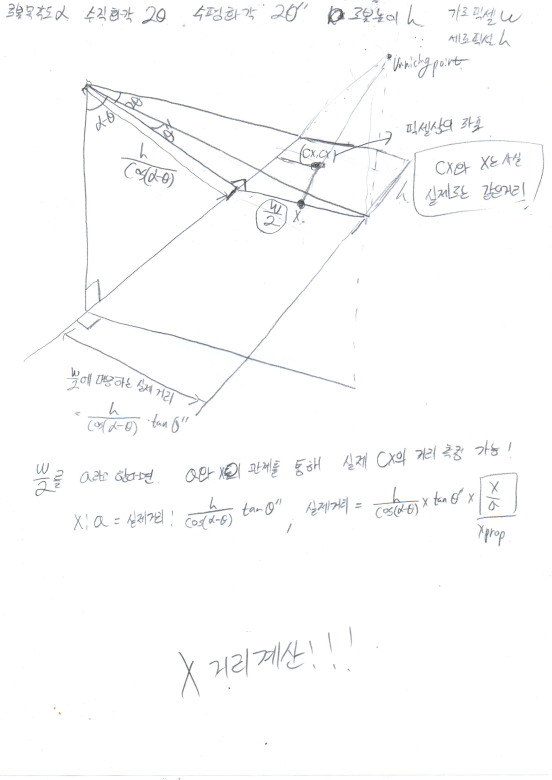
#> input picture image/x계산1.png, 1654 x 2338 px, given in place of the camera (shown at 1/3 size)
$ python humanoid_ws.py
#> lines starting #> are read from the running program, lines starting #| are printed output that depends on the picture; after the words box and inside, x2 and y2 are one past the last pixel; in counts of white or black regions, pixels touching at a corner belong together
### 231113_test/Serial_python3_1.py
# -*- coding: utf-8 -*-

import platform
import numpy as np
import argparse
import cv2
import serial
import time
import sys
from threading import Thread


serial_use = 1

serial_port =  None
Read_RX =  0
receiving_exit = 1
threading_Time = 0.01

#-----------------------------------------------

#-----------------------------------------------
def TX_data_py2(ser, one_byte):  # one_byte= 0~255
    #ser.write(chr(int(one_byte)))          #python2.7
    ser.write(serial.to_bytes([one_byte]))  #python3

#-----------------------------------------------
# [36 lines left out: functions RX_data, Receiving, not called in this run]


# **************************************************
# **************************************************
# **************************************************
# [53 lines that do not run on import are left out]

### 231113_test/humanoid_ws.py
from __init__ import *
from Serial_python3_1 import *
import time
set_num = 0

def control_trackbar():
    #threading
    cv2.namedWindow("Trackbar Windows", flags=cv2.WINDOW_NORMAL)
    cv2.createTrackbar("max_H", "Trackbar Windows", 0, 255, lambda x : x)
    cv2.createTrackbar("min_H", "Trackbar Windows", 0, 255, lambda x : x)
    cv2.createTrackbar("max_S", "Trackbar Windows", 0, 255, lambda x : x)
    cv2.createTrackbar("min_S", "Trackbar Windows", 0, 255, lambda x : x)
    cv2.createTrackbar("max_V", "Trackbar Windows", 0, 255, lambda x : x)
    cv2.createTrackbar("min_V", "Trackbar Windows", 0, 255, lambda x : x)
    cv2.createTrackbar("min_Va", "Trackbar Windows", 0, 255, lambda x : x)

    cv2.setTrackbarPos("max_H", "Trackbar Windows", 185)
    cv2.setTrackbarPos("min_H", "Trackbar Windows", 138)
    cv2.setTrackbarPos("max_S", "Trackbar Windows", 253)
    cv2.setTrackbarPos("min_S", "Trackbar Windows", 100)
    cv2.setTrackbarPos("max_V", "Trackbar Windows", 255)
    cv2.setTrackbarPos("min_V", "Trackbar Windows", 44)
    cv2.setTrackbarPos("min_Va", "Trackbar Windows", 255)

def open_camera():
    global camera
    camera = cv2.VideoCapture(0)
    print("원래 가로 : {}, 높이 : {}".format(camera.get(cv2.CAP_PROP_FRAME_WIDTH), camera.get(cv2.CAP_PROP_FRAME_HEIGHT)))
    camera.set(cv2.CAP_PROP_FRAME_WIDTH, X) # 가로
    camera.set(cv2.CAP_PROP_FRAME_HEIGHT,Y) # 세로
    control_trackbar()
    print(str(V_angle))

def Camera_distance_ball():
    cX = cY = distance_x = distance_y = L1_norm = 0
    # global cX, cY, distance_x, distance_y, L1_norm
    (grabbed, frame) = camera.read()
#> frame is the input picture: shape (2338, 1654, 3); mean B, G, R 252, 251.8, 251.6
    # print("원래 가로 : {}, 높이 : {}".format(camera.get(cv2.CAP_PROP_FRAME_WIDTH), camera.get(cv2.CAP_PROP_FRAME_HEIGHT)))
    if grabbed:
         cv2.circle(frame, (int(X/2), int(Y/2)), 5, (255, 255, 255), -1)
         Mh = 179 #cv2.getTrackbarPos("max_H", "Trackbar Windows")
         mh = 63 #cv2.getTrackbarPos("min_H", "Trackbar Windows")
         Ms = 255 #cv2.getTrackbarPos("max_S", "Trackbar Windows")
         ms = 79 #cv2.getTrackbarPos("min_S", "Trackbar Windows")
         Mv = 255 #cv2.getTrackbarPos("max_V", "Trackbar Windows")
         mv = 145  #cv2.getTrackbarPos("min_V", "Trackbar Windows")

         lower = np.array([mh, ms, mv], dtype = "uint8")
         upper = np.array([Mh, Ms, Mv], dtype = "uint8")
         converted = cv2.cvtColor(frame, cv2.COLOR_BGR2HSV)
#> converted: shape (2338, 1654, 3); mean H, S, V 9.7, 1.2, 252.3
            #lower = np.array([0, 0, 235], dtype = "uint8")
            #upper = np.array([50, 50, 255], dtype = "uint8")
         Masked = cv2.inRange(converted, lower, upper)
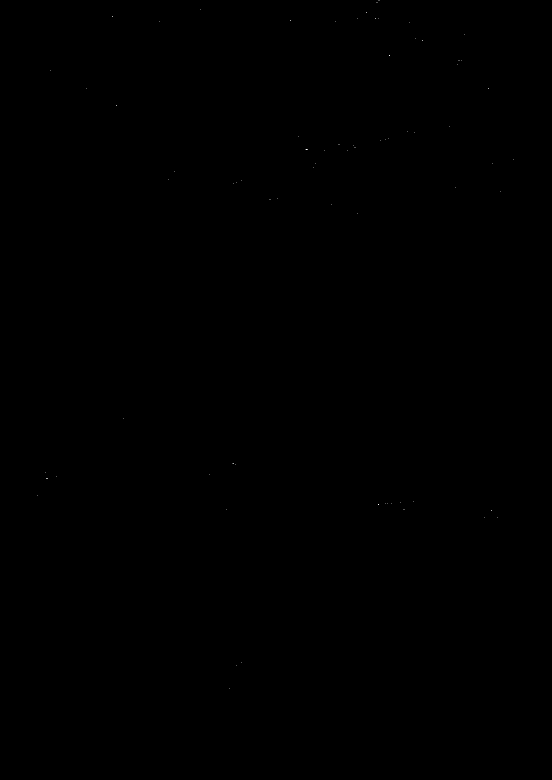
#> Masked: shape (2338, 1654) (shown at 1/3 size); 0% white in thin lines or dots, all inside (x1, y1, x2, y2) = (112, 0, 1541, 2067)
         Mask = cv2.GaussianBlur(Masked, (3, 3), 0)
         contours, _ = cv2.findContours(Mask,cv2.RETR_EXTERNAL,cv2.CHAIN_APPROX_SIMPLE)
#> contours = 73 contours, all with area under 20
         max = 0
         if len(contours) != 0 :
             index = 0
             for i in range(len(contours[:4])):
                 M = cv2.moments(contours[i])
                 if M["m00"] != 0:
                     # calculate x,y coordinate of centerq

                     cX = int(M["m10"] / M["m00"])
                     cY = int(M["m01"] / M["m00"])
                     cv2.circle(frame, (cX, cY), 5, (255, 255, 255), -1)
                        ######calc######
                     prop_A = (X - cY) / X #Y_value perspective proportion
                     prop_B = 0.5 + 1/(2 * tan(radians(H_angle/2)) * tan(radians(V_angle))) # vanishing point of X_value perspective proportion
                     px_X = (prop_B * (X/2 - cX)) / (prop_B - 1 + cY/Y)
                     prop_X = - (2 * px_X) / X # vanishing point of X_vaqlue projection proportion
                        #prop_X = prop_X * 1.031 # calibration
                     distance_y = Robot_height * tan(radians(V_angle) - atan(-tan(radians(H_angle/2)*(2*prop_A - 1)))) #physical height distance of target
                     distance_x = (Robot_height / cos(radians(V_angle - H_angle/2))) * tan(radians(W_angle/2)) * prop_X # physical height distance of target
                     L1_norm = sqrt(np.square(distance_x) + np.square(distance_y))
                          ####calc_end####
                     cv2.putText(frame, "centroid : " + str(cX) + ", " + str(cY) , (10 ,10),cv2.FONT_HERSHEY_SIMPLEX, 0.5, (255, 255, 255), 2)
                     cv2.putText(frame, "Y : " + str(distance_y), (10, 23),cv2.FONT_HERSHEY_SIMPLEX, 0.5, (255, 0, 0), 2)
                     cv2.putText(frame, "X : " + str(distance_x), (10, 36),cv2.FONT_HERSHEY_SIMPLEX, 0.5, (255, 0, 0), 2)
                     cv2.putText(frame, "L : " + str(L1_norm), (10, 49),cv2.FONT_HERSHEY_SIMPLEX, 0.5, (255, 0, 0), 2)
                     cv2.drawContours(frame, contours, 0, [0,255,0])
#> this loop made 4 passes
#> (cX, cY, prop_A, px_X, prop_X, distance_y, distance_x, L1_norm) on passes 1 to 4: (688, 2066, -2.23, -148, 0.463, 4.64, 5.08, 6.88), (710, 1995, -2.12, -161.2, 0.504, 5.87, 5.53, 8.07), (723, 1986, -2.1, -167.2, 0.522, 6.03, 5.74, 8.32), (1452, 1553, -1.43, -564.5, 1.76, 14.04, 19.38, 23.93)
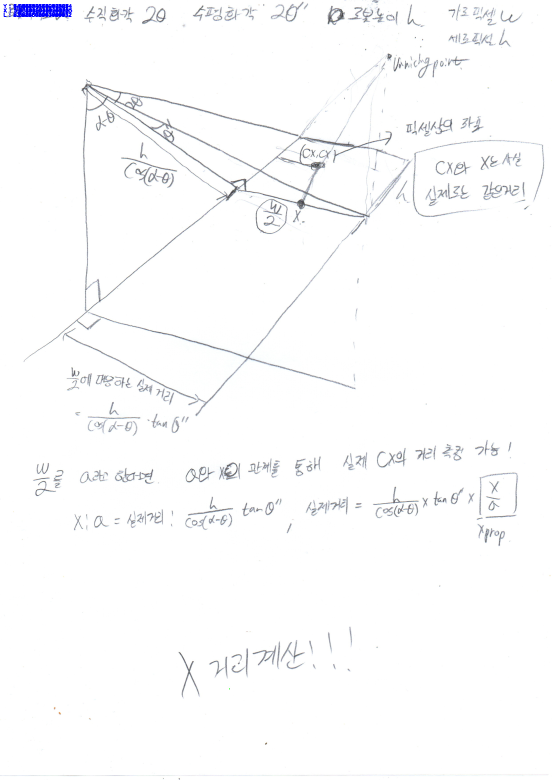
#> frame: shape (2338, 1654, 3) (shown at 1/3 size); 0.17% of pixels changed, all inside (x1, y1, x2, y2) = (10, 0, 1458, 2070)

            # show the image
         cv2.imshow('befo', Masked)
         cv2.imshow('mask', Mask)
         #cv2.drawContours(frame, line[1], -1, (255,255,255), 3)
         cv2.imshow('visual', frame)
    return cX, cY, distance_x, distance_y, L1_norm

# [55 lines left out: function Camera_distance_hole, not called in this run]


def set_serial():
    BPS = 4800
    serial_port = serial.Serial('/dev/ttyS0', BPS, timeout=0.01)
    serial_port.flush()
    return serial_port

def set_ball_center(x):
    if int(x)>360:
        #set_serial()
        #serial_port.write(serial.to_bytes([9]))
        TX_data_py2(serial_port, 3) #Right turn 5
    elif int(x)<280 and c_x!=0 :
        TX_data_py2(serial_port, 1) #Left turn 5

# [23 lines left out: functions set_ball_center2, set_ball_hit, set_hole_hit, not called in this run]

def find_hole(x):
    if float(x)==0:
        TX_data_py2(serial_port, 43)


def get_point():
    if rl_head_cnt == 0:
        pixel_x, pixel_y, real_dist_x, real_dist_y, real_dist_l = Camera_distance_ball() #센터 맞추기
        return  pixel_x, pixel_y, real_dist_x, real_dist_y, real_dist_l
    elif rl_head_cnt == 90:
        pixel_x, pixel_y, real_dist_x, real_dist_y, real_dist_l = Camera_distance_hole()
        return pixel_x, pixel_y, real_dist_x, real_dist_y, real_dist_l
doesnt_find=0
find_hole_cnt=0
set_cnt = 0
head_cnt = 60
rl_head_cnt = 0
if __name__ == "__main__":
    open_camera()
    serial_port = set_serial()
    TX_data_py2(serial_port, 31)
    while True:
        print('set_cnt : ' + str(set_cnt))
        #print('head_cnt : ' + str(head_cnt))
        #print('set_cnt : ' + str(set_cnt))

        '''
        if rl_head_cnt == 0:
            c_x, c_y, dist_x, dist_y, dist_l = Camera_distance_ball() #센터 맞추기
        elif rl_head_cnt == 90:
            c_x, c_y, dist_x, dist_y, dist_l = Camera_distance_hole() #센터 맞추기
            #serial_port = set_serial()
        '''
        #print('cX : ' + str(c_x)+ ', '+'cY : '+ str(c_y)+', '+'disX : '+str(dist_x)+', '+'disY : '+str(dist_y)+', '+'distL : ' + str(dist_l))
        if set_num == 0: #Head up-down judge
            if rl_head_cnt == 0:
                c_x, c_y, dist_x, dist_y, dist_l = Camera_distance_ball() #센터 맞추기
#> c_x = 1452; c_y = 1553; dist_x = 19.38; dist_y = 14.04; dist_l = 23.93
            elif rl_head_cnt == 90:
                c_x, c_y, dist_x, dist_y, dist_l = Camera_distance_hole() #센터 맞추기

            if (head_cnt == 60 or head_cnt == 40):
                if (int(c_x) < 280 or int(c_x) > 360):
                    c_x, c_y, dist_x, dist_y, dist_l = get_point()
#> the loop in Camera_distance_ball (call 2), `for i in range(len(contours[:4])):` made 4 passes
#> in get_point, `pixel_x, pixel_y, real_dist_x, real_dist_y, real_dist_l = Camera_dista..`: pixel_x = 1452; pixel_y = 1553; real_dist_x = 19.38; real_dist_y = 14.04; real_dist_l = 23.93
                    set_ball_center(c_x)
                    c_x, c_y, dist_x, dist_y, dist_l = get_point()
                elif int(c_y) < 400:
                    c_x, c_y, dist_x, dist_y, dist_l = Camera_distance_ball()
                    TX_data_py2(serial_port, 11)
                    #cv2.waitKey(1)
                    TX_data_py2(serial_port,23)
                    c_x, c_y, dist_x, dist_y, dist_l = Camera_distance_ball()
            elif head_cnt == 20:
                if set_cnt == 0:
                    set_ball_center2(c_x) #이거 set_ball_hit가 돌 상황에 이것도 돌게 됨.
                    c_x, c_y, dist_x, dist_y, dist_l = get_point()
                if head_cnt == 20 and int(c_y) < 10:
                    c_x, c_y, dist_x, dist_y, dist_l = Camera_distance_ball()
                    TX_data_py2(serial_port, 10)
                    #cv2.waitKey(1)
                    TX_data_py2(serial_port,23)
                    c_x, c_y, dist_x, dist_y, dist_l = Camera_distance_ball()
                elif head_cnt == 20 and int(c_y) >= 50:
                    c_x, c_y, dist_x, dist_y, dist_l = Camera_distance_ball()
                    TX_data_py2(serial_port, 32)
                    #cv2.waitKey(1)
                    TX_data_py2(serial_port,23)
                    c_x, c_y, dist_x, dist_y, dist_l = Camera_distance_ball() #이거 잘 작동하면 get_point함수로 교체
                if head_cnt == 20 and set_cnt > 0: #추가로 고치기
                    set_ball_hit(c_x)
                    c_x, c_y, dist_x, dist_y, dist_l = get_point()
            #if dist_l < 30: #거리 따라 다르게 걷기
            '''if (head_cnt == 60 or head_cnt == 40) and int(c_y) < 400:
                c_x, c_y, dist_x, dist_y, dist_l = Camera_distance_ball()
                TX_data_py2(serial_port, 11)
                #cv2.waitKey(1)
                TX_data_py2(serial_port,23)
                c_x, c_y, dist_x, dist_y, dist_l = Camera_distance_ball()'''

            '''if head_cnt == 20 and int(c_y) < 10:
                c_x, c_y, dist_x, dist_y, dist_l = Camera_distance_ball()
                TX_data_py2(serial_port, 10)
                #cv2.waitKey(1)
                TX_data_py2(serial_port,23)
                c_x, c_y, dist_x, dist_y, dist_l = Camera_distance_ball()
            elif head_cnt == 20 and int(c_y) >= 50:
                c_x, c_y, dist_x, dist_y, dist_l = Camera_distance_ball()
                TX_data_py2(serial_port, 32)
                #cv2.waitKey(1)
                TX_data_py2(serial_port,23)
                c_x, c_y, dist_x, dist_y, dist_l = Camera_distance_ball() #이거 잘 작동하면 get_point함수로 교체'''


            if rl_head_cnt == 0 and head_cnt == 60 and int(c_y) >= 400 and set_cnt < 1:
                set_num = 1
            elif rl_head_cnt == 0 and head_cnt == 40 and int(c_y) >= 420 and set_cnt < 1:
                set_num = 2
            elif rl_head_cnt == 0 and head_cnt == 20 and int(c_x) > 280 and int(c_x) < 360 and set_cnt < 1:
                set_num = 3

            elif rl_head_cnt == 0 and head_cnt == 20 and int(c_x) > 410 and int(c_x) < 490 and set_cnt >= 1 and set_cnt < 3:#어차피 set_num = 3으로 가서 7이 돌기에 이 구문은 필요없고 여기서 처리하고 싶은 범위 설정을 277번 줄에서 해결할 것.
                set_num = 3
            elif rl_head_cnt == 0 and head_cnt == 20 and int(c_y) < 50 and  int(c_x) > 410 and int(c_x) < 490 and set_cnt > 2:
                set_num = 3


        elif set_num == 1:
            c_x, c_y, dist_x, dist_y, dist_l = None, None, None, None, None#Camera_distance_ball()
            rx_num = RX_data(serial_port)
            TX_data_py2(serial_port, 37) #Head down 50
            c_x, c_y, dist_x, dist_y, dist_l = None, None, None, None, None#Camera_distance_ball()
            if int(rx_num) == 37:
                set_num = 0
                #preset_num = 1
                head_cnt = 40
                V_angle = 40
            elif int(rx_num) != 37:
                print('rx_num is not 37')

        elif set_num == 2:
            c_x, c_y, dist_x, dist_y, dist_l = None, None, None, None, None
            rx_num = RX_data(serial_port)
            TX_data_py2(serial_port, 39) #Head down 50
            if int(rx_num) == 39:
                set_num = 0
                #preset_num = 2
                head_cnt = 20
                rl_head_cnt = 0
                V_angle = 20
            elif int(rx_num) != 39:
                print('rx_num is not 39')
        elif set_num == 3:

            c_x, c_y, dist_x, dist_y, dist_l = None, None, None, None, None
            rx_num = RX_data(serial_port)
            TX_data_py2(serial_port, 31)

            if int(rx_num) == 31:
                head_cnt = 60
                V_angle = 60
                set_num = 4 #0로 가면 볼 칠 수 있도록 세팅함.
            elif int(rx_num) != 31:
                print('rx_num is not 31')

        elif set_num == 4:
            c_x, c_y, dist_x, dist_y, dist_l = None, None, None, None, None
            rx_num = RX_data(serial_port)
            TX_data_py2(serial_port, 17)
            if int(rx_num) == 17:
                rl_head_cnt == 90
                set_num = 5
            elif int(rx_num) != 17:
                print('rx_num is not 17')

        elif set_num == 5:
            if doesnt_find > 100:
                c_x, c_y, dist_x, dist_y, dist_l = Camera_distance_hole()
                print("find_hole_cnt : " + str(find_hole_cnt))
                print("dist_x : " + str(dist_x))
                if int(dist_x)!=0:
                    doesnt_find = 0
                    set_hole_hit(dist_x)
                    c_x, c_y, dist_x, dist_y, dist_l = Camera_distance_hole()
                    if float(dist_x) < 12.0 and float(dist_x) > 10.0 and set_cnt < 3:
                        set_num = 7
                    elif float(dist_x) < 12.0 and float(dist_x) > 10.0 and set_cnt > 2:
                        set_num = 8

                elif int(dist_x) == 0 and find_hole_cnt < 2:
                    c_x, c_y, dist_x, dist_y, dist_l = Camera_distance_hole()
                    if int(dist_x) == 0:
                        doesnt_find+=1
                        if doesnt_find > 50:
                            set_num=6
                            count_43=0
                            cant_receive=0
                            c_x, c_y, dist_x, dist_y, dist_l = Camera_distance_hole()
                    '''
                    if int(rx_num) == 43:
                        rx_num = RX_data(serial_port)
                        find_hole_cnt=1
                    elif int(rx_num) != 43:
                        print('rx_num is not 43')

                    find_hole(dist_x)
                    c_x, c_y, dist_x, dist_y, dist_l = Camera_distance_hole()
                    find_hole_cnt+=1
                    '''
            else:
                doesnt_find+=1
                c_x, c_y, dist_x, dist_y, dist_l = Camera_distance_hole()
        elif set_num == 6:
            c_x, c_y, dist_x, dist_y, dist_l = Camera_distance_hole()#None, None, None, None, None
            #print("coiunt_43 : " + str(count_43))
            rx_num = RX_data(serial_port)
            if count_43 == 0:
                TX_data_py2(serial_port, 43)
                count_43+=1
                cant_receive=0
                c_x, c_y, dist_x, dist_y, dist_l = Camera_distance_hole()
            if int(rx_num) == 43 or int(dist_x)!=0:
                set_num = 5
                c_x, c_y, dist_x, dist_y, dist_l = Camera_distance_hole()
                #preset_num = 2
                head_cnt = 60
                rl_head_cnt = 90
                V_angle = 60
            elif int(rx_num) != 43:
                c_x, c_y, dist_x, dist_y, dist_l = Camera_distance_hole()
                print("dist_x : " + str(dist_x))
                #print('rx_num is not 43')
                cant_receive+=1
                if cant_receive > 100:
                    count_43=0
                    c_x, c_y, dist_x, dist_y, dist_l = Camera_distance_hole()


        elif set_num == 7:
            c_x, c_y, dist_x, dist_y, dist_l = None, None, None, None, None #Camera_distance_ball()
            rx_num = RX_data(serial_port)
            TX_data_py2(serial_port, 39)
            c_x, c_y, dist_x, dist_y, dist_l = Camera_distance_ball()
            if int(rx_num) == 39:
                set_num = 0
                #preset_num = 2
                head_cnt = 20
                rl_head_cnt = 0
                V_angle = 20
                set_cnt = set_cnt + 1
            elif int(rx_num) != 39:
                print('rx_num is not 39')

        elif set_num == 8:
            c_x, c_y, dist_x, dist_y, dist_l = Camera_distance_hole()
            print("find_hole_cnt : " + str(find_hole_cnt))
            print("dist_x : " + str(dist_x))
            if int(dist_x)!=0:
                set_hole_hit(dist_x)
                c_x, c_y, dist_x, dist_y, dist_l = Camera_distance_hole()
                if int(dist_x) < 12 and int(dist_x) > 10:
                    set_num = 9

        elif set_num == 9: #여기에 홀 align 맞추는 코드. set_num 4 에서 아마 쳐야할 듯.
            rx_num = RX_data(serial_port)
            TX_data_py2(serial_port, 45)
            if int(rx_num) == 45:
                break
            elif int(rx_num) != 45:
                print('rx_num is not 45')


        if cv2.waitKey(1) & 0xFF == ord("q"):
#> (key q is pressed here)
            break

    camera.release()
    cv2.destroyAllWindows()

$ run again, on image/x계산2.png
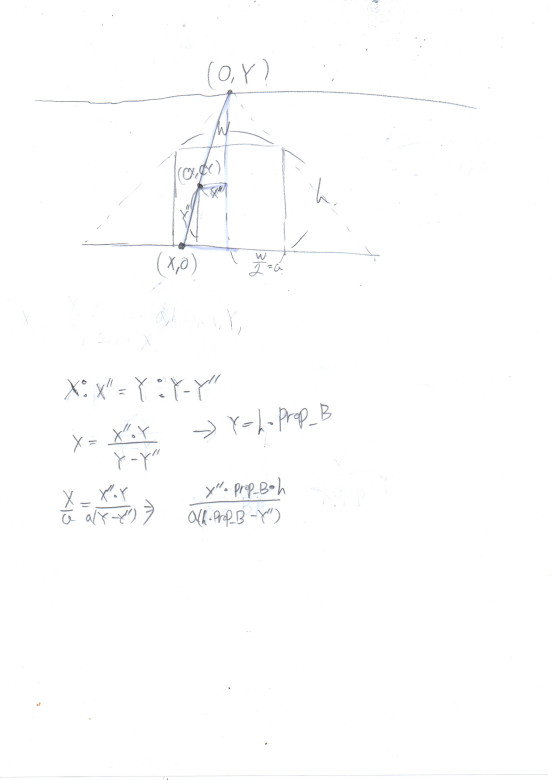
#> input picture image/x계산2.png, 1654 x 2338 px, given in place of the camera (shown at 1/3 size)
#> in Camera_distance_ball, frame is the input picture: shape (2338, 1654, 3); mean B, G, R 253.8, 253.7, 253.6
#> converted: shape (2338, 1654, 3); mean H, S, V 5.6, 0.6, 253.9
#> Masked: shape (2338, 1654); 0% white in thin lines or dots, all inside (x1, y1, x2, y2) = (115, 200, 1326, 2067)
#> contours = 36 contours, 34 with area under 20; largest, box (x1, y1, x2, y2) and area: (186, 304, 200, 307) 26, (681, 745, 691, 749) 23
#> the loop in Camera_distance_ball, `for i in range(len(contours[:4])):` made 4 passes
#> (cX, cY, prop_A, px_X, prop_X, distance_y, distance_x, L1_norm) on passes 1 to 4: (688, 2066, -2.23, -148, 0.463, 4.64, 5.08, 6.88), (741, 1894, -1.96, -181.1, 0.566, 7.65, 6.22, 9.86), (210, 1531, -1.39, 55.43, -0.173, 14.49, -1.9, 14.61), (347, 1488, -1.32, -13.89, 0.0434, 15.36, 0.477, 15.37)
#> after the loop in Camera_distance_ball, `for i in range(len(contours[:4])):`:
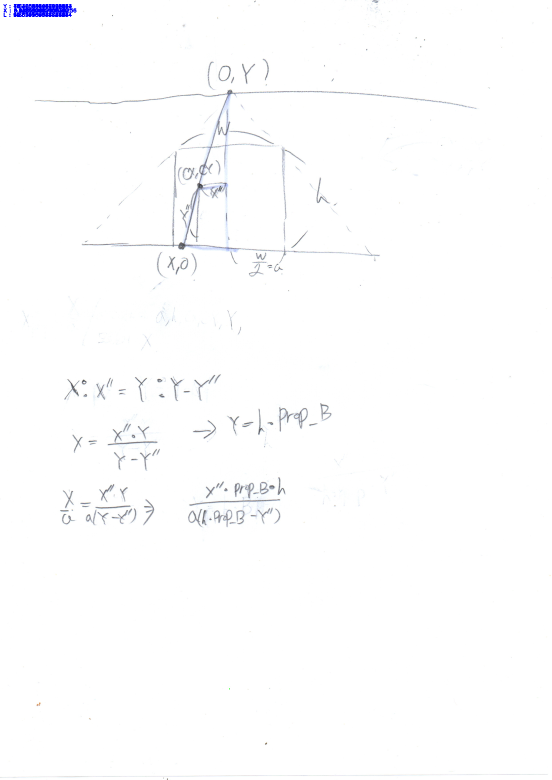
#> frame: shape (2338, 1654, 3) (shown at 1/3 size); 0.17% of pixels changed, all inside (x1, y1, x2, y2) = (10, 0, 747, 2070)
#> c_x = 347; c_y = 1488; dist_x = 0.477; dist_y = 15.36; dist_l = 15.37
